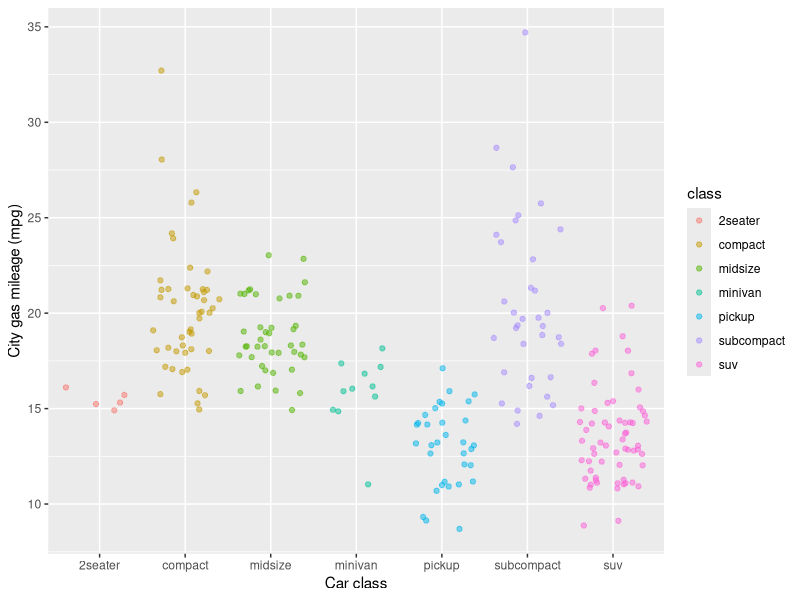

Here is the R script that generated this plot:
## ---- chunk 1
knitr::opts_chunk$set(echo = TRUE)
library(tidyverse)
## ---- chunk 2
ggplot(data = mpg, aes(x = class, y = cty)) +
	geom_jitter(aes(color = class), alpha = 0.5) +
	labs(x = "Car class", y = "City gas mileage (mpg)")


